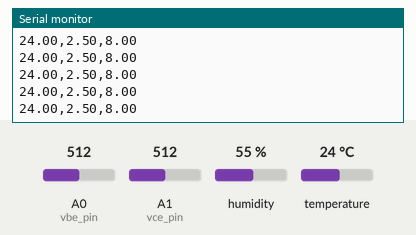
This sketch was run on a simulated Arduino Uno, built with avr-gcc and run on an emulated ATmega328P. On the bench: the last lines printed to the serial monitor. The test bench sets the inputs (shaded band); at power-on: temperature 24 °C, A0 (vbe_pin) = 512, A1 (vce_pin) = 512, humidity 55 %.

Above: at 1.2 s.
1.3 s: temperature set to 12 °C
At 1.51 s:
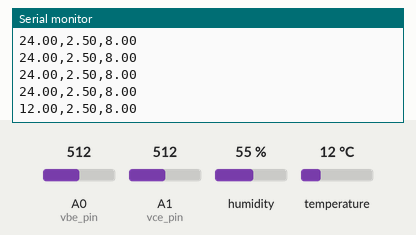
2.8 s: A0 (vbe_pin) set to 716
At 2.88 s:
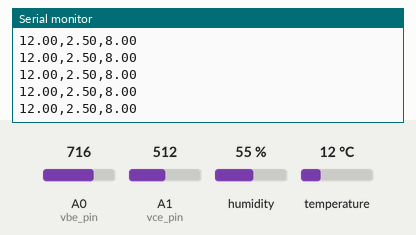
4.3 s: A1 (vce_pin) set to 716
At 4.38 s:
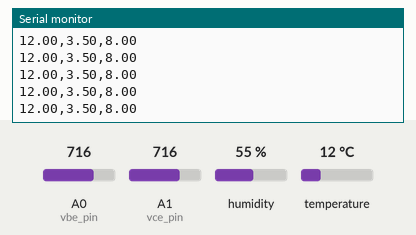
5.8 s: temperature set to 19 °C
At 5.87 s:
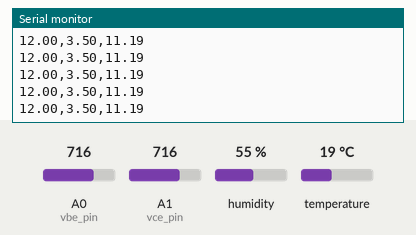
7.3 s: A0 (vbe_pin) set to 992
At 7.37 s:
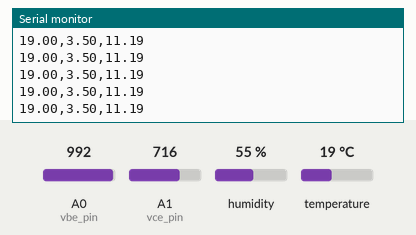
8.8 s: A1 (vce_pin) set to 992
At 8.86 s:
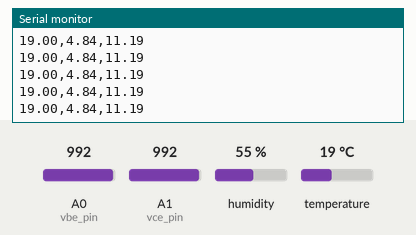
Timing chart, 0 to 11.3 s (numbered marks = the images above; inputs shaded):
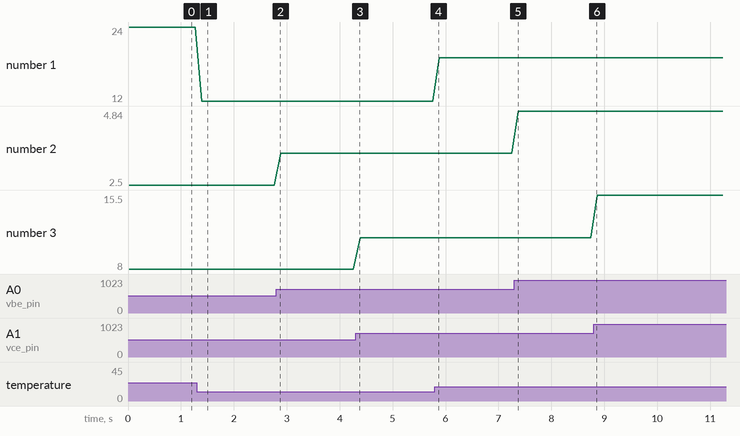

The sketch:

arduino_client.ino
```cpp
#include <dht.h>
#define dht_pin A2

dht DHT;
int vbe_pin = A0;
int vce_pin = A1;
int vbe_val = 0;
int vce_val = 0;

void setup(){
Serial.begin(9600);
}


void loop(){

vbe_val = analogRead(vbe_pin);
vce_val = analogRead(vce_pin);
DHT.read11(dht_pin);

//Serial.print("Temperature :");
Serial.print(DHT.temperature);
Serial.print(",");
Serial.print(float(vbe_val)*(5.0/1024.0));
Serial.print(",");
Serial.println(float(vce_val)*(5.0/1024.0)*3.2);


delay(100);
}
```

Measured:
- after the input at 1.3 s, the serial monitor: prints a new line after 0.09 s (image 1)
- plotted number 1: 24 → 12 after the input at 1.3 s, 12 → 19 after the input at 5.8 s
- plotted number 2: 2.5 → 3.5 after the input at 2.8 s, 3.5 → 4.84 after the input at 7.3 s
- plotted number 3: 8 → 11.19 after the input at 4.3 s, 11.19 → 15.5 after the input at 8.8 s
